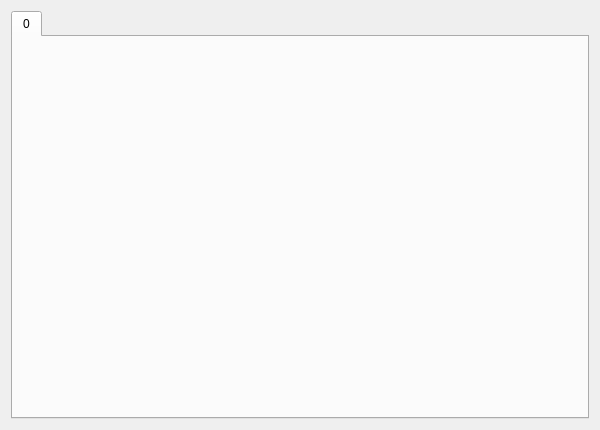
<?xml version="1.0" encoding="UTF-8"?>
<ui version="4.0">
 <class>plotForm</class>
 <widget class="QDialog" name="plotForm">
  <property name="geometry">
   <rect>
    <x>0</x>
    <y>0</y>
    <width>600</width>
    <height>430</height>
   </rect>
  </property>
  <property name="sizePolicy">
   <sizepolicy hsizetype="Fixed" vsizetype="Fixed">
    <horstretch>0</horstretch>
    <verstretch>0</verstretch>
   </sizepolicy>
  </property>
  <property name="windowTitle">
   <string>plotForm</string>
  </property>
  <property name="windowIcon">
   <iconset resource="../icons.qrc">
    <normaloff>:/nuts.ico</normaloff>:/nuts.ico</iconset>
  </property>
  <layout class="QVBoxLayout" name="verticalLayout">
   <item>
    <widget class="QTabWidget" name="plotsTab">
     <property name="currentIndex">
      <number>0</number>
     </property>
     <widget class="QWidget" name="plotTab0">
      <attribute name="title">
       <string>0</string>
      </attribute>
      <layout class="QHBoxLayout" name="horizontalLayout"/>
     </widget>
    </widget>
   </item>
  </layout>
 </widget>
 <resources>
  <include location="../icons.qrc"/>
 </resources>
 <connections/>
</ui>
